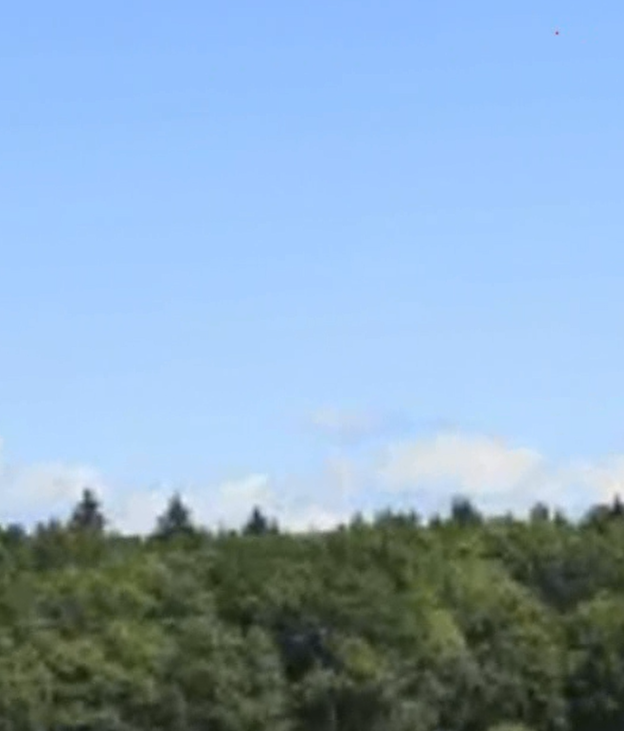
#> input picture image_processing/resources/foi_2b.png, 624 x 731 px
$ jupyter execute --allow-errors autotest.ipynb   (older library calls are emulated)
#> lines starting #> are read from the running program, lines starting #| are printed output that depends on the picture
### image_processing/src/detect_basic.py
import cv2, os, math, glob
import numpy as np
import pandas as pd
import sys
import matplotlib.pyplot as plt

sys.path.append(os.path.abspath(os.path.join(os.path.dirname(__file__), '..')))

from utils.common_tools import annotate_image, show_bgr
from utils.detection_tools import  extract_contour_region, create_lab_range_mask, expand_mask

def detect_basic(frame_to_process,frame_number=None,debug=False,
                   ip_params = None,save_figs=False,
                    debug_image_width = 14,
                    b_range = None,o_range = None,
                    y_min = 0,y_max = 1,
                    x_min = 0,x_max = 1,
                    expected_w = 10, expected_h = 10):

    raw_frame = frame_to_process.copy()
    frame_to_return = frame_to_process.copy()
    raw_frame = raw_frame[y_min:y_max,x_min:x_max]
    if b_range is not None:
        if o_range is not None:
            # enable color processing
            b_plus_hi = 200
            b_plus_low = 200

            b_two =200
            b_three_hi = 35
            b_three_lo = 200

            min_vals_extended = np.array([b_range[0][0]-b_plus_low, b_range[0][1]-b_two, b_range[0][2]-b_three_lo])
            max_vals_extended = np.array([b_range[1][0]+b_plus_hi, b_range[1][1]+b_two, b_range[1][2]+b_three_hi])
            print("new min max",min_vals_extended,max_vals_extended)
            m_b = create_lab_range_mask(raw_frame, min_vals_extended, max_vals_extended)

            big_b = expand_mask(m_b, kernel_size=5)


            min_vals_extended = o_range[0]-10
            max_vals_extended = o_range[1]+10
            print("min max",min_vals_extended,max_vals_extended)
            m_o= create_lab_range_mask(raw_frame, min_vals_extended, max_vals_extended)

            combined_mask = cv2.bitwise_or(big_b, m_o)
            #apply combined_mask to raw_frame
            raw_frame = cv2.bitwise_and(raw_frame, raw_frame, mask=big_b)


    # if pass a frame with no context, assume there is 1 easy to detect object in the frame, and write to yaml
    if ip_params is None:
        print("Warning: No ImageProcessingParams object was passed. Using default values.")
        adaptive_threshold_max_value = 255
        adaptive_threshold_blockSize  = 5#11
        adaptive_threshold_constant   = 3#7
        sobel_pre_gaussian_kernel = [3,3]
        sobel_pre_gaussian_sigma  = 1
        sobel_x_kernel = 3
        sobel_y_kernel = 3
        sobel_threshold = 50
        lab_offset = 10
    else:
        adaptive_threshold_max_value = ip_params.adaptive_threshold_max_value
        adaptive_threshold_blockSize = ip_params.adaptive_threshold_blockSize
        adaptive_threshold_constant = ip_params.adaptive_threshold_constant
        sobel_pre_gaussian_kernel = ip_params.sobel_pre_gaussian_kernel
        sobel_pre_gaussian_sigma  = ip_params.sobel_pre_gaussian_sigma
        sobel_x_kernel = ip_params.sobel_x_kernel
        sobel_y_kernel = ip_params.sobel_y_kernel
        sobel_threshold = ip_params.sobel_threshold

    object_w_max_threshold = expected_w*3.5
    object_h_max_threshold = expected_h*3.5

    if debug:
        show_bgr(raw_frame, title=f"Raw Frame {frame_number}",
                    w=debug_image_width,
                    save_fig=save_figs,save_fig_name=f"frame_{frame_number}/0_raw_frame.png")


    gray_raw_frame = cv2.cvtColor(raw_frame, cv2.COLOR_BGR2GRAY)

    blurred_gray_frame = cv2.GaussianBlur(gray_raw_frame,
                                        sobel_pre_gaussian_kernel,
                                        sobel_pre_gaussian_sigma)
    if debug:
        show_bgr(blurred_gray_frame, title=f"Pre-Adaptive Threshold, Frame {frame_number}",
                    w=debug_image_width,
                    save_fig=save_figs,save_fig_name=f"frame_{frame_number}/1_blurred_gray_frame.png")


    adaptive_thresh = cv2.adaptiveThreshold(
        blurred_gray_frame,
        maxValue=adaptive_threshold_max_value,
        adaptiveMethod=cv2.ADAPTIVE_THRESH_GAUSSIAN_C,
        thresholdType=cv2.THRESH_BINARY,
        blockSize=adaptive_threshold_blockSize,
        C=adaptive_threshold_constant
    )


    if debug:
        show_bgr(adaptive_thresh, title=f"Adaptive Threshold, Frame {frame_number}",
                    w=debug_image_width,
                    save_fig=save_figs,save_fig_name=f"frame_{frame_number}/2_adaptive_thresh.png")


    # Sobel
    sobel_x = cv2.Sobel(adaptive_thresh, cv2.CV_64F, 1, 0, ksize=sobel_x_kernel)
    sobel_y = cv2.Sobel(adaptive_thresh, cv2.CV_64F, 0, 1, ksize=sobel_y_kernel)
    sobel_mag = cv2.magnitude(sobel_x, sobel_y)
    sobel_abs = cv2.convertScaleAbs(sobel_mag)

    if debug:
        show_bgr(sobel_abs, title=f"Sobel Abs, Frame {frame_number}",
                 w=debug_image_width)

    # Threshold
    _, sobel_edges = cv2.threshold(sobel_abs, sobel_threshold,
                                  255, cv2.THRESH_BINARY)


    if debug:
        show_bgr(sobel_edges, title=f"Edges in Frame, Frame {frame_number}",
                 w=debug_image_width,
                    save_fig=save_figs,save_fig_name=f"frame_{frame_number}/3_sobel_edges.png")


    filtered_contours = None
    identified_object = None

    contours, _ = cv2.findContours(sobel_edges, cv2.RETR_EXTERNAL, cv2.CHAIN_APPROX_SIMPLE)
    if debug:
        # Draw all contours
        frame_with_contours = raw_frame.copy()
        cv2.drawContours(frame_with_contours, contours, -1, (0, 255, 0), 1)
        show_bgr(frame_with_contours, title=f"All Contours, Frame {frame_number}",
                 w=debug_image_width,
                    save_fig=save_figs,save_fig_name=f"frame_{frame_number}/4_all_contours.png")

    if contours:
        # Filter contours to exclude those with an area larger than 400 pixels
        # filtered_contours = [contour for contour in contours if cv2.contourArea(contour) <= object_area_threshold]
        # instead of filtering on area, filter on min and max w and h
        filtered_contours = [contour for contour in contours if cv2.boundingRect(contour)[2] <= object_w_max_threshold and cv2.boundingRect(contour)[3] <= object_h_max_threshold]

    if debug:
        # Draw filtered contours
        frame_with_filtered_contours = raw_frame.copy()
        cv2.drawContours(frame_with_filtered_contours, filtered_contours, -1, (0, 255, 0), 1)
        show_bgr(frame_with_filtered_contours, title=f"Filtered Contours, Frame {frame_number}",
                 w=debug_image_width,
                    save_fig=save_figs,save_fig_name=f"frame_{frame_number}/5_filtered_contours.png")

    if filtered_contours:
        # Find the largest remaining contour
        identified_object = max(filtered_contours, key=cv2.contourArea)
        x, y, w, h = cv2.boundingRect(identified_object)
        bounding_box = (x, y, w, h)

    if identified_object is not None:

        M = cv2.moments(identified_object)

        if M["m00"] != 0:
            cx = int(M["m10"] / M["m00"])
            cy = int(M["m01"] / M["m00"])
            centroid = (cx, cy)
        else:
            # Fallback: if area is zero (degenerate contour),
            # pick the center of the bounding box
            centroid = (x + w // 2, y + h // 2)
            cx = x
            cy = y

        cx = cx + x_min
        cy = cy + y_min

        extracted, contour_mask = extract_contour_region(raw_frame, identified_object)

        #Zoom in on the object
        kernel = cv2.getStructuringElement(cv2.MORPH_ELLIPSE, (5, 5))

        # Apply the closing operation.
        closed = cv2.morphologyEx(sobel_edges, cv2.MORPH_CLOSE, kernel)

        # Optionally, find contours on the closed image:
        contours, hierarchy = cv2.findContours(closed, cv2.RETR_EXTERNAL, cv2.CHAIN_APPROX_SIMPLE)

        # Draw the closed contour on a copy of the original image for visualization
        output = cv2.cvtColor(sobel_edges, cv2.COLOR_GRAY2BGR)
        cv2.drawContours(output, contours, -1, (0, 255, 0), 2)

        if debug:
            show_bgr(output, title=f"Closed Contours, Frame {frame_number}",
                     w=debug_image_width,
                    save_fig=save_figs,save_fig_name=f"frame_{frame_number}/6_closed_contour_object.png")
        zoomed_in = frame_to_return[cy-2:cy+h+2, cx-2:cx+w+2]

        if debug:
            show_bgr(zoomed_in, title=f"Zoomed In, Frame {frame_number}",
                     w=debug_image_width,
                    save_fig=save_figs,save_fig_name=f"frame_{frame_number}/7_zoomed_in.png")

            show_bgr(extracted, title=f"Extracted Region, Frame {frame_number}",
                     w=debug_image_width,
                    save_fig=save_figs,save_fig_name=f"frame_{frame_number}/8_extracted.png")

        cv2.rectangle(frame_to_return, (cx-2*w, cy-2*h), (cx+4*w, cy+4*h), (0, 0, 255), 4)
        cv2.drawContours(frame_to_return, [identified_object], -1, (0, 255, 0), 1)

    else:
        contour_mask = None
        identified_object = None
        cx,cy,w,h = 0,0,0,0

    if frame_number:
        text = f"Frame: {frame_number} | Centroid: ({cx}, {cy}),{w}x{h} pixels"
    else:
        text = f"Centroid: ({cx}, {cy}),{w}x{h} pixels"

    annotate_image(frame_to_return,text,text_size=1.5)

    if debug:
        show_bgr(frame_to_return, title=f"Detected Object, Frame {frame_number}",
                 w=debug_image_width,
                    save_fig=save_figs,save_fig_name=f"frame_{frame_number}/9_detected_object.png")


    return frame_to_return, cx,cy,w,h, contour_mask, identified_object

### image_processing/utils/common_tools.py
import cv2, os, math, glob
import numpy as np
import matplotlib.pyplot as plt
from skimage import feature
from sklearn.linear_model import LinearRegression
from skimage.transform import rotate,warp


# [87 lines left out: functions find_nonzero_bounding_box, trim_video, not called in this run]


def annotate_image(frame, text,x_pos=None,y_pos=None,text_size=2):
    # Prepare the text to be displayed

    # Set the font, scale, color, and thickness for the text
    font = cv2.FONT_HERSHEY_SIMPLEX
    font_scale = text_size
    color = (0, 255, 255)  # Bright yellow color (BGR)
    thickness = 5

    # Get the text size to position it correctly at the bottom
    text_size = cv2.getTextSize(text, font, font_scale, thickness)[0]
    text_width, text_height = text_size

    # Calculate the position for the text at the bottom of the image
    if x_pos is None:
        x_pos = (frame.shape[1] - text_width) // 2  # Centered horizontally
    if y_pos is None:
        y_pos = frame.shape[0] - 10  # Just above the bottom border

    # Add the text to the image
    cv2.putText(frame, text, (x_pos, y_pos), font, font_scale, color, thickness)

    return frame

def show_bgr(frame,w=5,title="",save_fig=False,save_fig_name="./output.png"):
    plt.figure(figsize=(w,int(w/1.6)))
    frame_rgb = cv2.cvtColor(frame, cv2.COLOR_BGR2RGB)
    plt.imshow(frame_rgb)
    plt.title(title)
    if save_fig:
        #make path if it does not exist
        os.makedirs(os.path.dirname(save_fig_name), exist_ok=True)
        plt.savefig(save_fig_name)
        plt.close()
    else:
        plt.show()


# [386 lines left out: functions assemble_frames_to_video, stack_videos, line_sky_coverage_ratio, draw_parallel_lines, create_one_sided_region_mask, pixel_to_ascii_bw and 3 more, not called in this run]

### image_processing/z_python_notebooks/autotest.ipynb
[cell 1]
import cv2, sys, os, time
import numpy as np
import pickle
import matplotlib.pyplot as plt

parent_dir = os.path.abspath(os.path.join(os.getcwd(), '..'))
sys.path.append(parent_dir)

from utils.detection_tools import extract_object_and_background_masks
from utils.detection_tools import detect_sky, estimate_horizon_line_by_edges
from utils.detection_tools import rectify_horizon, downsampler, rotate_and_center_horizon
from utils.common_tools import annotate_image, show_bgr
from utils.common_tools import find_nonzero_bounding_box, trim_video, draw_parallel_lines

from utils.detection_tools import get_min_max_hsv, extract_contour_region
from utils.detection_tools import detect_sky, estimate_horizon_line_by_edges
from utils.detection_tools import  downsampler, rotate_and_center_horizon
from utils.common_tools import annotate_image, show_bgr, draw_parallel_lines
from utils.detection_tools import  plot_min_max_lab_colors, create_lab_range_mask, expand_mask
from utils.detection_tools import get_min_max_lab_values, create_donut_mask_with_exclusion

from src.detect_basic import detect_basic

[cell 2]
# [7 lines of commented-out code are left out]

[cell 3]
frame = cv2.imread('../resources/foi_2b.png')
#> frame is the input picture: shape (731, 624, 3); mean B, G, R 194.3, 168.7, 139.7
#Print out the shape of the frame
print(frame.shape)
#| (731, 624, 3)
#frame = cv2.imread('../frame_50/0_raw_frame.png')
#frame = frame[0:100,0:600]#:250,550:650]

complete_frame, x,y,w,h, contour_mask, identified_object = detect_basic(frame,1,debug=True,
                                                                        debug_image_width=20,save_figs=False)
#> in detect_basic, `raw_frame = raw_frame[y_min:y_max,x_min:x_max]`: raw_frame = [[255, 189, 143]]
#> in show_bgr, `frame_rgb = cv2.cvtColor(frame, cv2.COLOR_BGR2RGB)`: frame_rgb = [[143, 189, 255]]
#> in show_bgr, `plt.show()`:
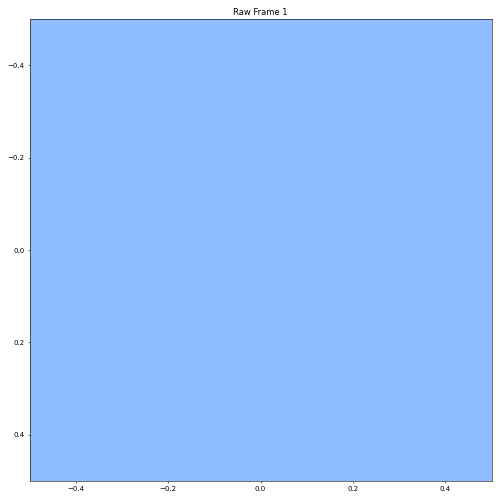
#> figure drawn by matplotlib, 1 panel
#> in detect_basic, `gray_raw_frame = cv2.cvtColor(raw_frame, cv2.COLOR_BGR2GRAY)`: gray_raw_frame = [183]
#> call 2 of show_bgr, with frame = array of shape (1, 1), w = 20, title = 'Pre-Adaptive Threshold, Frame 1', save_fig = False, save_fig_name = 'frame_1/1_blurred_gray_frame.png'
#> in show_bgr (call 2), `frame_rgb = cv2.cvtColor(frame, cv2.COLOR_BGR2RGB)`: frame_rgb = [[183, 183, 183]]
#> in show_bgr (call 2), `plt.show()`:
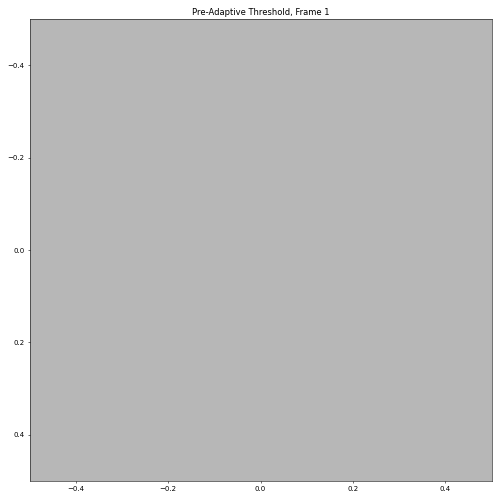
#> figure drawn by matplotlib, 1 panel
#> in detect_basic, `adaptive_thresh = cv2.adaptiveThreshold( blurred_gray_frame, maxValue=..`: adaptive_thresh = [255]
#> call 3 of show_bgr, with frame = array of shape (1, 1), w = 20, title = 'Adaptive Threshold, Frame 1', save_fig = False, save_fig_name = 'frame_1/2_adaptive_thresh.png'
#> in show_bgr (call 3), `frame_rgb = cv2.cvtColor(frame, cv2.COLOR_BGR2RGB)`: frame_rgb = [[255, 255, 255]]
#> in show_bgr (call 3), `plt.show()`:
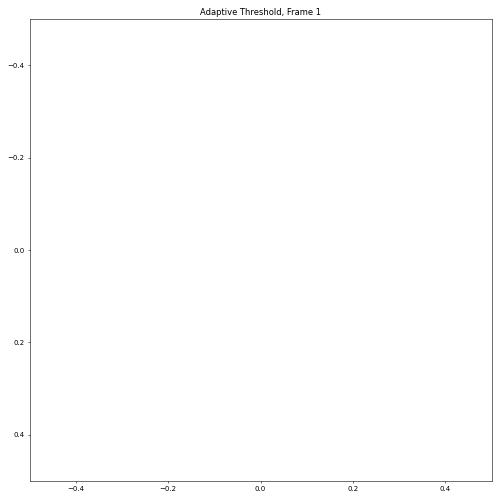
#> figure drawn by matplotlib, 1 panel
#> in detect_basic, `sobel_x = cv2.Sobel(adaptive_thresh, cv2.CV_64F, 1, 0, ksize=sobel_x_k..`: sobel_x = [0]
#> call 4 of show_bgr, with frame = array of shape (1, 1), w = 20, title = 'Sobel Abs, Frame 1', save_fig = False, save_fig_name = './output.png'
#> in show_bgr (call 4), `frame_rgb = cv2.cvtColor(frame, cv2.COLOR_BGR2RGB)`: frame_rgb = [[0, 0, 0]]
#> in show_bgr (call 4), `plt.show()`:
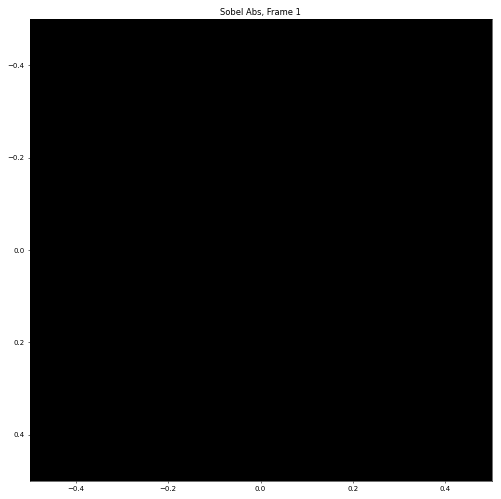
#> figure drawn by matplotlib, 1 panel
#> in detect_basic, `_, sobel_edges = cv2.threshold(sobel_abs, sobel_threshold, 255, cv2.TH..`: sobel_edges = [0]
#> in detect_basic, `contours, _ = cv2.findContours(sobel_edges, cv2.RETR_EXTERNAL, cv2.CHA..`: contours = []
#> in detect_basic, `frame_with_contours = raw_frame.copy()`: frame_with_contours = [[255, 189, 143]]
#> in annotate_image, `cv2.putText(frame, text, (x_pos, y_pos), font, font_scale, color, thic..`:
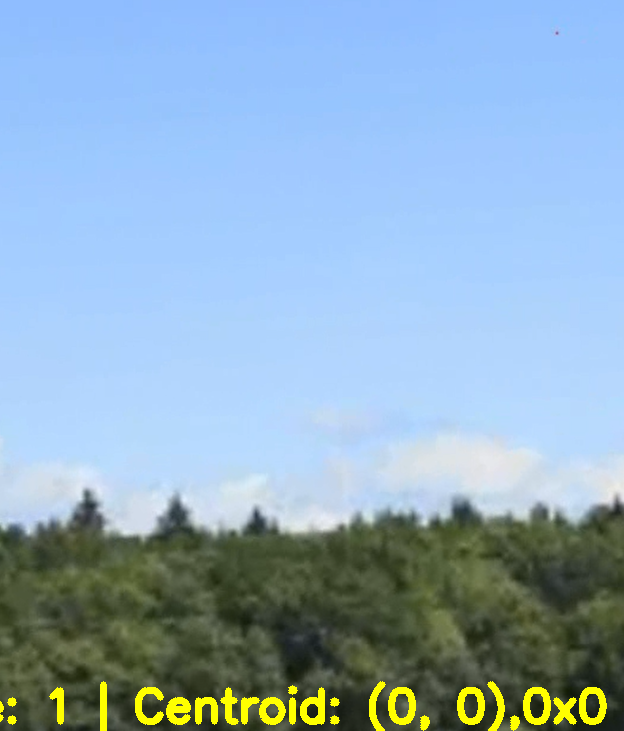
#> frame: shape (731, 624, 3); mean B, G, R 193.5, 172.1, 143.2
#> x = 0; y = 0; w = 0; h = 0
print(x,y,w,h)
#| 0 0 0 0
show_bgr(complete_frame, w=10)
#shrink the contour mask by 1 pixel
#> (the rest of this cell did not finish here and is left out)

#> (a cell that did not finish here is left out)

[cell 5]
#frame = cv2.imread('foi_2b.png')
#load in video auto_startup/synth_track_video.mp4

cap = cv2.VideoCapture("synth_track_video_clouds.mp4")


for i in range(0, 61):
            if i % 10 == 0:
                print(f"Processing frame {i}...")

            frame_number = i
            # Set the frame position (0-based index)
            frame_index = frame_number - 1
            cap.set(cv2.CAP_PROP_POS_FRAMES, frame_index)

            # Read the frame
            ret, raw_frame = cap.read()
            if not ret:
                print(f"Frame {frame_index} could not be read.")
                continue


            complete_frame, x,y,w,h, contour_mask, identified_object= detect_basic(raw_frame,1,debug=False,
                                                                                    debug_image_width=20,
                                                                                    b_range = (b_min, b_max),
                                                                                    o_range = (o_min, o_max))
            print(x,y)
            #show_bgr(complete_frame, w=10)

$ run again, with image_processing/auto_startup/foi_2.png copied over image_processing/resources/foi_2b.png
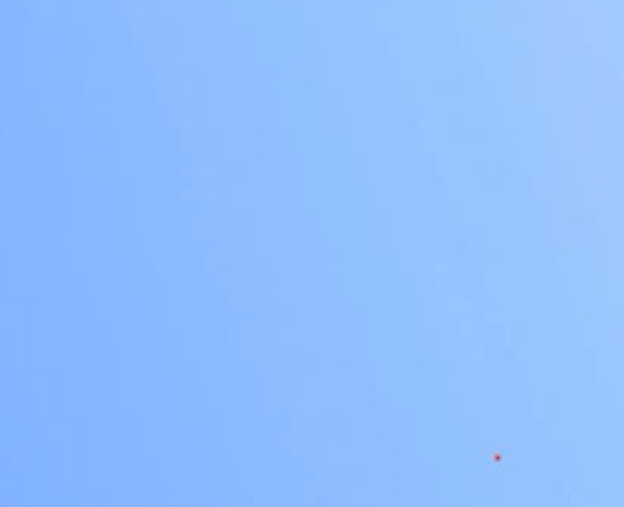
#> input picture image_processing/auto_startup/foi_2.png, 624 x 507 px
#> frame is the input picture: shape (507, 624, 3); mean B, G, R 254.5, 190, 144.1
#| (507, 624, 3)
#> raw_frame = [[253, 182, 134]]
#> frame_rgb = [[134, 182, 253]]
#> gray_raw_frame = [176]
#> adaptive_thresh = [255]
#> sobel_x = [0]
#> contours = []
#> frame_with_contours = [[253, 182, 134]]
#> in annotate_image, `cv2.putText(frame, text, (x_pos, y_pos), font, font_scale, color, thic..`:
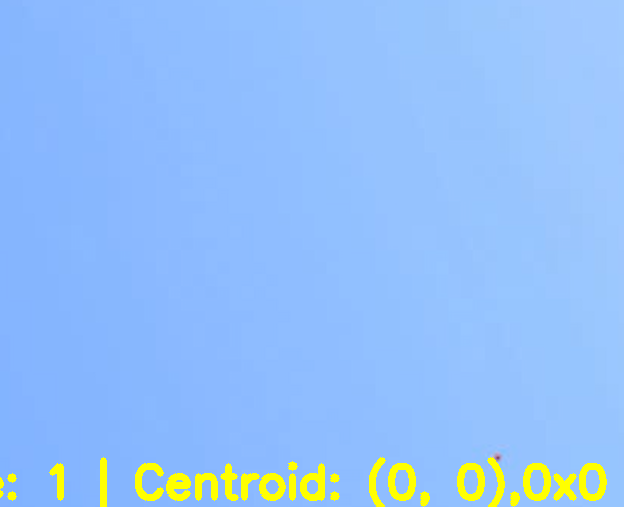
#> frame: shape (507, 624, 3); mean B, G, R 248, 191.8, 147
#> x = 0
#| 0 0 0 0

$ run again, with image_processing/resources/foi_3b.png copied over image_processing/resources/foi_2b.png
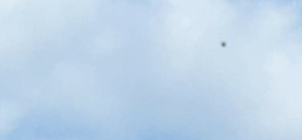
#> input picture image_processing/resources/foi_3b.png, 302 x 140 px
#> frame is the input picture: shape (140, 302, 3); mean B, G, R 233.7, 214.1, 192.1
#| (140, 302, 3)
#> raw_frame = [[242, 234, 219]]
#> frame_rgb = [[219, 234, 242]]
#> in show_bgr, `plt.show()`:
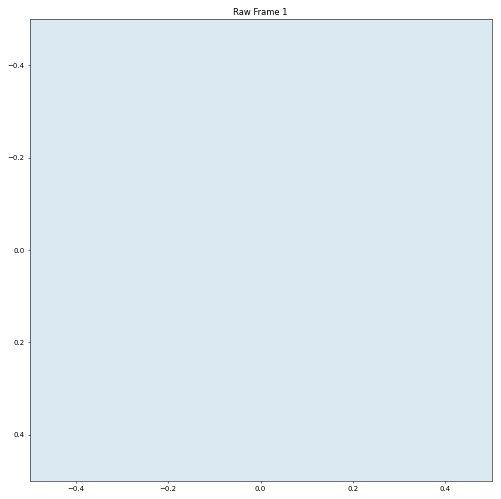
#> figure drawn by matplotlib, 1 panel
#> gray_raw_frame = [230]
#> adaptive_thresh = [255]
#> sobel_x = [0]
#> contours = []
#> frame_with_contours = [[242, 234, 219]]
#> in annotate_image, `cv2.putText(frame, text, (x_pos, y_pos), font, font_scale, color, thic..`:
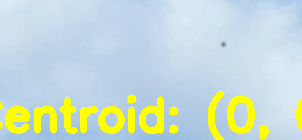
#> frame: shape (140, 302, 3); mean B, G, R 211.1, 219.1, 199.6
#> x = 0
#| 0 0 0 0
